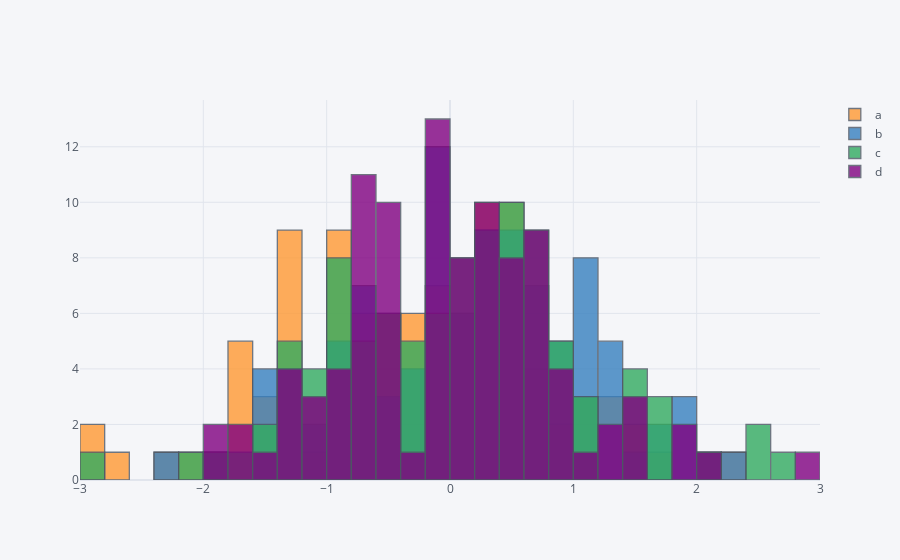

The cell this chart's notebook holds for it:
### Code cell
dataframe.iplot(kind="hist", bins=30)
